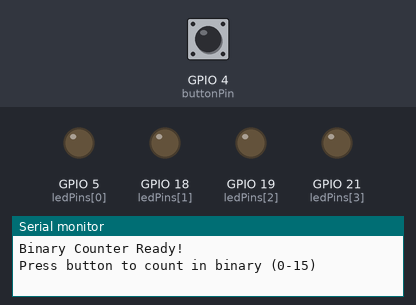
A sketch run on a simulated ESP32. Parts: output pins drawn as LEDs (lit = HIGH), the last lines printed to the serial monitor. The inputs (shaded band) are chosen by the test bench; at power-on: GPIO 4 (buttonPin) HIGH.

Above: at 1.2 s.
1.3 s: GPIO 4 (buttonPin) pulled LOW for 0.15 s
At 2.4 s:
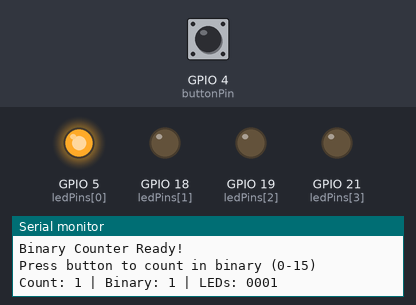
2.9 s: GPIO 4 (buttonPin) pulled LOW for 1 s
At 3.8 s:
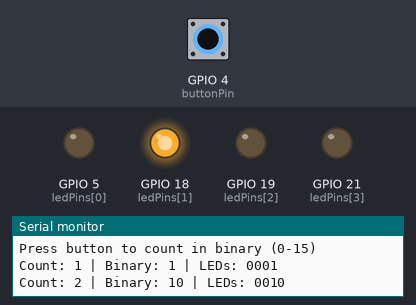
5.4 s: GPIO 4 (buttonPin) pulled LOW for 0.15 s
At 6.6 s:
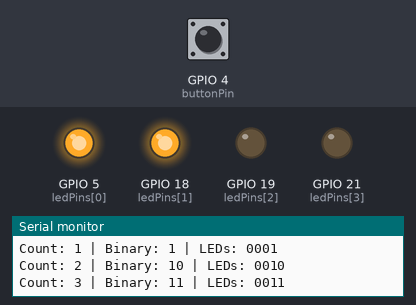
7.0 s: GPIO 4 (buttonPin) pulled LOW for 3.2 s
At 8.1 s:
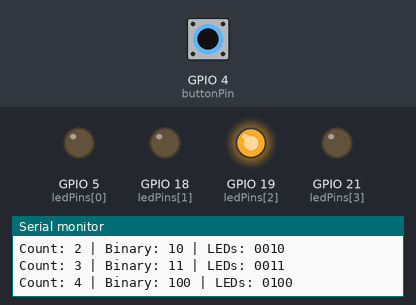
11.7 s: GPIO 4 (buttonPin) pulled LOW for 0.15 s
At 12.9 s:
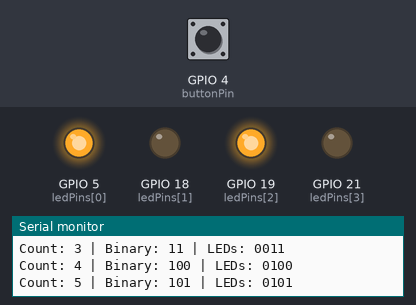
13.3 s: GPIO 4 (buttonPin) pulled LOW for 1 s
At 13.9 s:
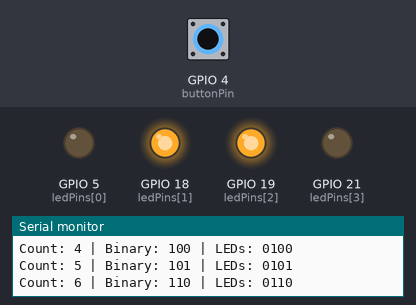
Timing chart, 0 to 16.3 s (numbered marks = the images above; inputs shaded):
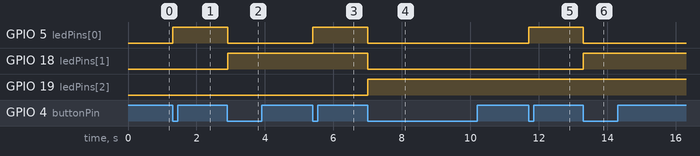

The sketch:

BinaryAdder.ino
```cpp
const int buttonPin = 4;           // Button input pin (same as PushbuttonTest)
const int ledPins[4] = {5, 18, 19, 21}; // 4 LED output pins for binary display
int pressCount = 0;
bool lastButtonState = HIGH;
bool buttonPressed = false;

void setup() {
    // Initialize LED pins as outputs
    for (int i = 0; i < 4; i++) {
        pinMode(ledPins[i], OUTPUT);
    }
    pinMode(buttonPin, INPUT_PULLUP); // Use internal pull-up resistor
    Serial.begin(115200);
    Serial.println("Binary Counter Ready!");
    Serial.println("Press button to count in binary (0-15)");
    displayBinary(0); // Start with all LEDs off
}

void loop() {
    int reading = digitalRead(buttonPin);

    // Simple button press detection (works better in simulators)
    if (reading == LOW && lastButtonState == HIGH && !buttonPressed) {
        // Button just pressed
        buttonPressed = true;
        pressCount++;
        if (pressCount > 15) pressCount = 0; // 4 bits max (0-15)
        displayBinary(pressCount);

        // Print current count and binary representation
        Serial.print("Count: ");
        Serial.print(pressCount);
        Serial.print(" | Binary: ");
        Serial.print(pressCount, BIN);
        Serial.print(" | LEDs: ");

        // Show which LEDs are on
        for (int i = 3; i >= 0; i--) {
            Serial.print((pressCount >> i) & 1);
        }
        Serial.println();

        delay(200); // Simple debounce delay
    }

    if (reading == HIGH && lastButtonState == LOW) {
        // Button released
        buttonPressed = false;
    }

    lastButtonState = reading;
    delay(10); // Small delay for stability
}

void displayBinary(int value) {
    for (int i = 0; i < 4; i++) {
        digitalWrite(ledPins[i], (value >> i) & 0x01);
    }
}
```

Measured:
- after the input at 1.3 s, GPIO 5 (ledPins[0]): LOW → HIGH at once
- after the input at 2.9 s, GPIO 5 (ledPins[0]): HIGH → LOW at once; GPIO 18 (ledPins[1]): LOW → HIGH at once
- after the input at 5.4 s, GPIO 5 (ledPins[0]): LOW → HIGH at once
- after the input at 7.0 s, GPIO 5 (ledPins[0]), GPIO 18 (ledPins[1]): HIGH → LOW at once; GPIO 19 (ledPins[2]): LOW → HIGH at once
- after the input at 11.7 s, GPIO 5 (ledPins[0]): LOW → HIGH at once
- after the input at 13.3 s, GPIO 5 (ledPins[0]): HIGH → LOW at once; GPIO 18 (ledPins[1]): LOW → HIGH at once
